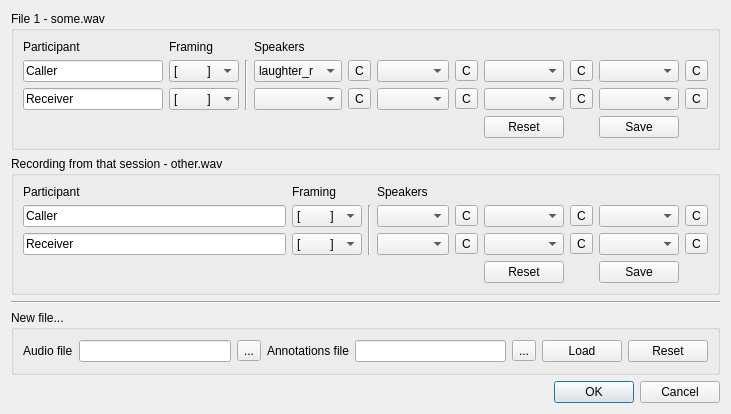
<?xml version="1.0" encoding="UTF-8"?>
<ui version="4.0">
 <class>ParticipantManager</class>
 <widget class="QDialog" name="ParticipantManager">
  <property name="geometry">
   <rect>
    <x>0</x>
    <y>0</y>
    <width>731</width>
    <height>414</height>
   </rect>
  </property>
  <property name="windowTitle">
   <string>Dialog</string>
  </property>
  <layout class="QGridLayout" name="gridLayout">
   <item row="0" column="0">
    <widget class="QGroupBox" name="groupBox_2">
     <property name="title">
      <string>File 1 - some.wav</string>
     </property>
     <layout class="QGridLayout" name="gridLayout_3">
      <item row="1" column="3">
       <widget class="QComboBox" name="comboBox_3">
        <item>
         <property name="text">
          <string>laughter_r</string>
         </property>
        </item>
        <item>
         <property name="text">
          <string>laughter_c</string>
         </property>
        </item>
        <item>
         <property name="text">
          <string>overlap</string>
         </property>
        </item>
       </widget>
      </item>
      <item row="2" column="3">
       <widget class="QComboBox" name="comboBox_7"/>
      </item>
      <item row="2" column="8">
       <widget class="QToolButton" name="toolButton_12">
        <property name="text">
         <string>C</string>
        </property>
       </widget>
      </item>
      <item row="1" column="5">
       <widget class="QComboBox" name="comboBox_4"/>
      </item>
      <item row="1" column="7">
       <widget class="QComboBox" name="comboBox_5"/>
      </item>
      <item row="2" column="1">
       <widget class="QComboBox" name="comboBox_2">
        <item>
         <property name="text">
          <string>[         ]</string>
         </property>
        </item>
        <item>
         <property name="text">
          <string>----------</string>
         </property>
        </item>
        <item>
         <property name="text">
          <string>///////////</string>
         </property>
        </item>
        <item>
         <property name="text">
          <string>\\\\\\\\\\\</string>
         </property>
        </item>
       </widget>
      </item>
      <item row="0" column="1">
       <widget class="QLabel" name="label_2">
        <property name="text">
         <string>Framing</string>
        </property>
       </widget>
      </item>
      <item row="0" column="0">
       <widget class="QLabel" name="label">
        <property name="text">
         <string>Participant</string>
        </property>
       </widget>
      </item>
      <item row="1" column="4">
       <widget class="QToolButton" name="toolButton_7">
        <property name="text">
         <string>C</string>
        </property>
       </widget>
      </item>
      <item row="2" column="0">
       <widget class="QLineEdit" name="lineEdit_4">
        <property name="text">
         <string>Receiver</string>
        </property>
       </widget>
      </item>
      <item row="1" column="0">
       <widget class="QLineEdit" name="lineEdit_3">
        <property name="minimumSize">
         <size>
          <width>120</width>
          <height>0</height>
         </size>
        </property>
        <property name="text">
         <string>Caller</string>
        </property>
       </widget>
      </item>
      <item row="1" column="9">
       <widget class="QComboBox" name="comboBox_6"/>
      </item>
      <item row="2" column="5">
       <widget class="QComboBox" name="comboBox_8"/>
      </item>
      <item row="1" column="2" rowspan="2">
       <widget class="Line" name="line">
        <property name="orientation">
         <enum>Qt::Vertical</enum>
        </property>
       </widget>
      </item>
      <item row="1" column="8">
       <widget class="QToolButton" name="toolButton_11">
        <property name="text">
         <string>C</string>
        </property>
       </widget>
      </item>
      <item row="1" column="1">
       <widget class="QComboBox" name="comboBox">
        <item>
         <property name="text">
          <string>[         ]</string>
         </property>
        </item>
        <item>
         <property name="text">
          <string>----------</string>
         </property>
        </item>
        <item>
         <property name="text">
          <string>///////////</string>
         </property>
        </item>
        <item>
         <property name="text">
          <string>\\\\\\\\\\\</string>
         </property>
        </item>
       </widget>
      </item>
      <item row="2" column="9">
       <widget class="QComboBox" name="comboBox_10"/>
      </item>
      <item row="2" column="6">
       <widget class="QToolButton" name="toolButton_10">
        <property name="text">
         <string>C</string>
        </property>
       </widget>
      </item>
      <item row="2" column="7">
       <widget class="QComboBox" name="comboBox_9"/>
      </item>
      <item row="2" column="4">
       <widget class="QToolButton" name="toolButton_8">
        <property name="text">
         <string>C</string>
        </property>
       </widget>
      </item>
      <item row="1" column="6">
       <widget class="QToolButton" name="toolButton_9">
        <property name="text">
         <string>C</string>
        </property>
       </widget>
      </item>
      <item row="1" column="10">
       <widget class="QToolButton" name="toolButton_13">
        <property name="text">
         <string>C</string>
        </property>
       </widget>
      </item>
      <item row="2" column="10">
       <widget class="QToolButton" name="toolButton_14">
        <property name="text">
         <string>C</string>
        </property>
       </widget>
      </item>
      <item row="0" column="3">
       <widget class="QLabel" name="label_5">
        <property name="text">
         <string>Speakers</string>
        </property>
       </widget>
      </item>
      <item row="3" column="9">
       <widget class="QPushButton" name="pushButton_2">
        <property name="text">
         <string>Save</string>
        </property>
       </widget>
      </item>
      <item row="3" column="7">
       <widget class="QPushButton" name="pushButton">
        <property name="text">
         <string>Reset</string>
        </property>
       </widget>
      </item>
     </layout>
    </widget>
   </item>
   <item row="2" column="0">
    <widget class="Line" name="line_3">
     <property name="orientation">
      <enum>Qt::Horizontal</enum>
     </property>
    </widget>
   </item>
   <item row="3" column="0">
    <widget class="QGroupBox" name="groupBox_3">
     <property name="maximumSize">
      <size>
       <width>16777215</width>
       <height>70</height>
      </size>
     </property>
     <property name="title">
      <string>New file...</string>
     </property>
     <layout class="QHBoxLayout" name="horizontalLayout">
      <item>
       <widget class="QLabel" name="label_6">
        <property name="text">
         <string>Audio file</string>
        </property>
       </widget>
      </item>
      <item>
       <widget class="QLineEdit" name="lineEdit_5">
        <property name="text">
         <string/>
        </property>
        <property name="readOnly">
         <bool>true</bool>
        </property>
       </widget>
      </item>
      <item>
       <widget class="QToolButton" name="toolButton_16">
        <property name="text">
         <string>...</string>
        </property>
       </widget>
      </item>
      <item>
       <widget class="QLabel" name="label_8">
        <property name="text">
         <string>Annotations file</string>
        </property>
       </widget>
      </item>
      <item>
       <widget class="QLineEdit" name="lineEdit_6">
        <property name="text">
         <string/>
        </property>
        <property name="readOnly">
         <bool>true</bool>
        </property>
       </widget>
      </item>
      <item>
       <widget class="QToolButton" name="toolButton_15">
        <property name="text">
         <string>...</string>
        </property>
       </widget>
      </item>
      <item>
       <widget class="QPushButton" name="pushButton_5">
        <property name="text">
         <string>Load</string>
        </property>
       </widget>
      </item>
      <item>
       <widget class="QPushButton" name="pushButton_6">
        <property name="text">
         <string>Reset</string>
        </property>
       </widget>
      </item>
     </layout>
    </widget>
   </item>
   <item row="1" column="0">
    <widget class="QGroupBox" name="groupBox">
     <property name="title">
      <string>Recording from that session - other.wav</string>
     </property>
     <layout class="QGridLayout" name="gridLayout_2">
      <item row="1" column="1">
       <widget class="QComboBox" name="comboBox_11">
        <item>
         <property name="text">
          <string>[         ]</string>
         </property>
        </item>
        <item>
         <property name="text">
          <string>----------</string>
         </property>
        </item>
        <item>
         <property name="text">
          <string>///////////</string>
         </property>
        </item>
        <item>
         <property name="text">
          <string>\\\\\\\\\\\</string>
         </property>
        </item>
       </widget>
      </item>
      <item row="1" column="0">
       <widget class="QLineEdit" name="lineEdit">
        <property name="text">
         <string>Caller</string>
        </property>
       </widget>
      </item>
      <item row="2" column="4">
       <widget class="QToolButton" name="toolButton_2">
        <property name="text">
         <string>C</string>
        </property>
       </widget>
      </item>
      <item row="0" column="0">
       <widget class="QLabel" name="label_7">
        <property name="text">
         <string>Participant</string>
        </property>
       </widget>
      </item>
      <item row="2" column="0">
       <widget class="QLineEdit" name="lineEdit_2">
        <property name="text">
         <string>Receiver</string>
        </property>
       </widget>
      </item>
      <item row="2" column="1">
       <widget class="QComboBox" name="comboBox_15">
        <item>
         <property name="text">
          <string>[         ]</string>
         </property>
        </item>
        <item>
         <property name="text">
          <string>----------</string>
         </property>
        </item>
        <item>
         <property name="text">
          <string>///////////</string>
         </property>
        </item>
        <item>
         <property name="text">
          <string>\\\\\\\\\\\</string>
         </property>
        </item>
       </widget>
      </item>
      <item row="1" column="7">
       <widget class="QComboBox" name="comboBox_14"/>
      </item>
      <item row="0" column="1">
       <widget class="QLabel" name="label_3">
        <property name="text">
         <string>Framing</string>
        </property>
       </widget>
      </item>
      <item row="0" column="3">
       <widget class="QLabel" name="label_4">
        <property name="text">
         <string>Speakers</string>
        </property>
       </widget>
      </item>
      <item row="1" column="3">
       <widget class="QComboBox" name="comboBox_12"/>
      </item>
      <item row="1" column="2" rowspan="2">
       <widget class="Line" name="line_2">
        <property name="orientation">
         <enum>Qt::Vertical</enum>
        </property>
       </widget>
      </item>
      <item row="1" column="5">
       <widget class="QComboBox" name="comboBox_13"/>
      </item>
      <item row="2" column="3">
       <widget class="QComboBox" name="comboBox_16"/>
      </item>
      <item row="2" column="5">
       <widget class="QComboBox" name="comboBox_17"/>
      </item>
      <item row="2" column="7">
       <widget class="QComboBox" name="comboBox_18"/>
      </item>
      <item row="1" column="4">
       <widget class="QToolButton" name="toolButton">
        <property name="text">
         <string>C</string>
        </property>
       </widget>
      </item>
      <item row="1" column="6">
       <widget class="QToolButton" name="toolButton_3">
        <property name="text">
         <string>C</string>
        </property>
       </widget>
      </item>
      <item row="1" column="8">
       <widget class="QToolButton" name="toolButton_5">
        <property name="text">
         <string>C</string>
        </property>
       </widget>
      </item>
      <item row="3" column="5">
       <widget class="QPushButton" name="pushButton_4">
        <property name="minimumSize">
         <size>
          <width>0</width>
          <height>22</height>
         </size>
        </property>
        <property name="text">
         <string>Reset</string>
        </property>
       </widget>
      </item>
      <item row="3" column="7">
       <widget class="QPushButton" name="pushButton_3">
        <property name="minimumSize">
         <size>
          <width>0</width>
          <height>22</height>
         </size>
        </property>
        <property name="text">
         <string>Save</string>
        </property>
       </widget>
      </item>
      <item row="2" column="6">
       <widget class="QToolButton" name="toolButton_4">
        <property name="text">
         <string>C</string>
        </property>
       </widget>
      </item>
      <item row="2" column="8">
       <widget class="QToolButton" name="toolButton_6">
        <property name="text">
         <string>C</string>
        </property>
       </widget>
      </item>
     </layout>
    </widget>
   </item>
   <item row="4" column="0">
    <widget class="QDialogButtonBox" name="buttonBox">
     <property name="standardButtons">
      <set>QDialogButtonBox::Cancel|QDialogButtonBox::Ok</set>
     </property>
    </widget>
   </item>
  </layout>
 </widget>
 <resources/>
 <connections/>
</ui>
